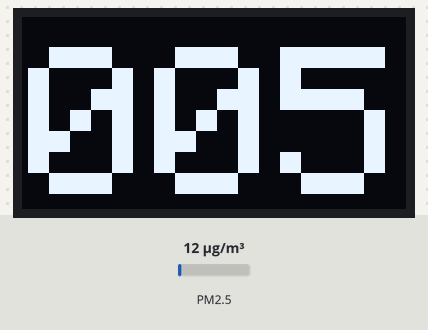
Simulated run of this sketch. Board: Arduino MKR. Shown: 128×64 one-colour display. The test bench sets the inputs (shaded band); at power-on: PM2.5 12 µg/m³. WiFi joins after 1.5 s; servers stay silent unless stated; the display library's start-up logo is not drawn; what the sketch prints to the serial monitor is not drawn.

Above: at 4.2 s.
4.3 s: PM2.5 set to 2 µg/m³
At 8.0 s:
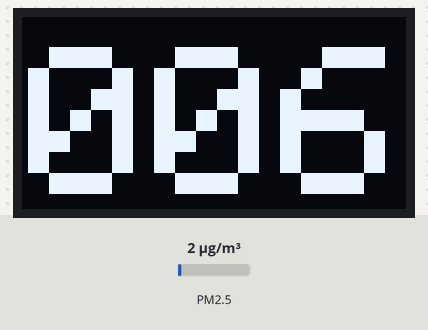
8.3 s: PM2.5 set to 6 µg/m³
At 10.8 s:
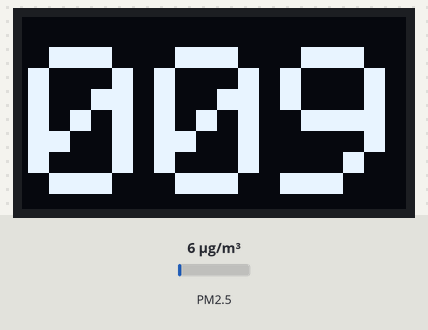
12.3 s: PM2.5 set to 75 µg/m³
At 13.8 s:
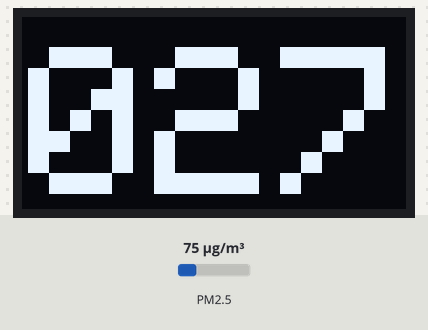
Timing chart, 0 to 15.3 s (numbered marks = the images above; inputs shaded):
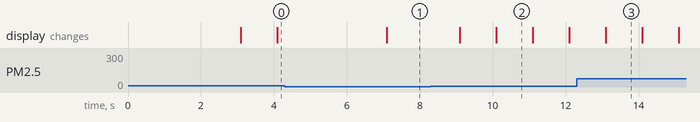

The sketch:

air_quality.ino
```cpp
#include <Adafruit_GFX.h>
#include <Adafruit_GrayOLED.h>
#include <Adafruit_SPITFT.h>
#include <Adafruit_SPITFT_Macros.h>
#include <gfxfont.h>

#include <Adafruit_SSD1306.h>
#include <splash.h>

#include "PMS.h"
#include "arduino_secrets.h"
#include "thingProperties.h"

/*
  Sketch generated by the Arduino IoT Cloud Thing "PMS7003Sensor"
  https://create.arduino.cc/cloud/things/7bc24c98-59a3-45ff-bb5a-0eeede40233f

  Arduino IoT Cloud Properties description

  The following variables are automatically generated and updated when changes are made to the Thing properties

  float pm_10_0_avg;
  float pm_2_5_avg;
  int air_quality;

  Properties which are marked as READ/WRITE in the Cloud Thing will also have functions
  which are called when their values are changed from the Dashboard.
  These functions are generated with the Thing and added at the end of this sketch.
*/

// Holds AQI range values from
// https://en.wikipedia.org/wiki/Air_quality_index#Indices_by_location (US)
typedef struct {
  float c_low;
  float c_high;
  int i_low;
  int i_high;
} Aqi;

// Max AQI value (if shown then we are out of some bounds).
int MAX_AQI = 666;

// Keep a sliding window of values to stabilize the reading.
// First PM_WINDOW_LEN cycles will give bogus result, since average is skewed by 0.0 values.
const int PM_WINDOW_LEN = 20;
float pm_2_5_window[PM_WINDOW_LEN] = {0.0};
float pm_10_0_window[PM_WINDOW_LEN] = {0.0};

PMS pms(Serial1);
PMS::DATA data;

Adafruit_SSD1306 display(128, 64);

unsigned long previousMillis = 0;
// Refreshes the display once every 1000ms without holding up the Arduino processor like delay() does.
// If you use a delay(), the PMSX003 will produce checksum errors.
const unsigned long kInterval = 1000;

// Leading zero result.
const int MAX_DIGIT = 3;
char number[MAX_DIGIT + 1];

void setup() {
  // Setup screen port.
  display.begin(SSD1306_SWITCHCAPVCC, 0x3C);
  display.display();

  // Wait for serial monitor to come up, but don't fail if it doesn't.
  Serial.begin(9600);

  // This one talks to the sensor, so we have to wait for it.
  Serial1.begin(9600);
  while (!Serial1) delay(10);

  delay(1500);
  Serial.println("PMSX003 Air Quality Sensor");

  // Defined in thingProperties.h
  initProperties();

  // Connect to Arduino IoT Cloud
  ArduinoCloud.begin(ArduinoIoTPreferredConnection);

  /*
     The following function allows you to obtain more information
     related to the state of network and IoT Cloud connection and errors
     the higher number the more granular information you’ll get.
     The default is 0 (only errors).
     Maximum is 4
  */
  setDebugMessageLevel(2);
  ArduinoCloud.printDebugInfo();
}

void loop() {
  if (pms.read(data)) {
    Serial.println("===============");
    Serial.println("PM1.0 :" + String(data.PM_AE_UG_1_0) + "(ug/m3)");
    Serial.println("PM2.5 :" + String(data.PM_AE_UG_2_5) + "(ug/m3)");
    Serial.println("PM10  :" + String(data.PM_AE_UG_10_0) + "(ug/m3)");
    update_2_5_window(data.PM_AE_UG_2_5);
    update_10_0_window(data.PM_AE_UG_10_0);
  }

  // Make all measurements, then take max AQI value.
  pm_2_5_avg = average_2_5();
  int aqi_2_5_value = aqi_2_5(pm_2_5_avg);

  pm_10_0_avg = average_10_0();
  int aqi_10_0_value = aqi_10(pm_10_0_avg);

  air_quality = std::max(aqi_2_5_value, aqi_10_0_value);
  ArduinoCloud.update();

  // Non-blocking code for displaying the sensor readings.
  unsigned long currentMillis = millis();
  if (currentMillis - previousMillis > kInterval) {
    previousMillis = currentMillis;

    display.clearDisplay();
    // Fits three digits on the screen.
    display.setTextSize(7);
    display.setTextColor(WHITE);
    display.setCursor(2,10);

    sprintf(number, "%03d", air_quality);
    display.println(number);

    // Update screen.
    display.display();
  }
}

// AQI value to be shown on display.
int get_aqi(Aqi, float);

int aqi_2_5(float pm_ug_2_5) {
  Aqi table[] = {
    {0.0, 12.0, 0, 50},
    {12.1, 35.4, 51, 100},
    {35.5, 55.4, 101, 150},
    {55.5, 150.4, 151, 200},
    {150.5, 250.4, 201, 300},
    {250.5, 350.4, 301, 400},
    {350.5, 500.4, 401, 500},
  };
  int len = sizeof(table) / sizeof(table[0]);
  for (int i = 0; i < len; ++i) {
    if (table[i].c_low <= pm_ug_2_5 && pm_ug_2_5 <= table[i].c_high) {
      return get_aqi(table[i], pm_ug_2_5);
    }
  }
  // It's not air we breath anymore...
  return MAX_AQI;
}

int aqi_10(float pm_ug_10_0) {
  Aqi table[] = {
    {0.0, 54.0, 0, 50},
    {54.1, 154.0, 51, 100},
    {154.1, 254.0, 101, 150},
    {254.1, 354.0, 151, 200},
    {354.1, 424.0, 201, 300},
    {424.1, 504.0, 301, 400},
    {504.1, 604.0, 401, 500},
  };
  int len = sizeof(table) / sizeof(table[0]);
  for (int i = 0; i < len; ++i) {
    if (table[i].c_low <= pm_ug_10_0 && pm_ug_10_0 <= table[i].c_high) {
      return get_aqi(table[i], pm_ug_10_0);
    }
  }
  // It's not air we breath anymore...
  return MAX_AQI;
}

int get_aqi(Aqi aqi, float reading) {
  // Formula from https://en.wikipedia.org/wiki/Air_quality_index#Indices_by_location
  // US region.
  float result = (aqi.i_high - aqi.i_low) * (reading - aqi.c_low) / (aqi.c_high - aqi.c_low) + aqi.i_low;
  if (result < 0.0) {
    return 0;
  } else {
    return static_cast<int>(result);
  }
}

void update_2_5_window(float value) {
  static int cursor = 0;
  pm_2_5_window[cursor] = value;
  if (cursor >= PM_WINDOW_LEN) {
    cursor = 0;
  } else {
    cursor++;
  }
}

void update_10_0_window(float value) {
  static int cursor = 0;
  pm_10_0_window[cursor] = value;
  if (cursor >= PM_WINDOW_LEN) {
    cursor = 0;
  } else {
    cursor++;
  }
}

float average_2_5() {
  float sum = 0.0;
  for (int i = 0; i < PM_WINDOW_LEN; ++i) {
    sum += pm_2_5_window[i];
  }
  return sum / PM_WINDOW_LEN;
}

float average_10_0() {
  float sum = 0.0;
  for (int i = 0; i < PM_WINDOW_LEN; ++i) {
    sum += pm_10_0_window[i];
  }
  return sum / PM_WINDOW_LEN;
}
```

arduino_secrets.h
```cpp
#define SECRET_SSID "YOUR-NETWORK-NAME"
#define SECRET_PASS "NETWORK-PASSORD"
```

thingProperties.h
```cpp
#include <ArduinoIoTCloud.h>
#include <Arduino_ConnectionHandler.h>

const char THING_ID[] = "7bc24c98-59a3-45ff-bb5a-0eeede40233f";

const char SSID[]     = SECRET_SSID;    // Network SSID (name)
const char PASS[]     = SECRET_PASS;    // Network password (use for WPA, or use as key for WEP)

float pm_10_0_avg;
float pm_2_5_avg;
int air_quality;

void initProperties(){
  ArduinoCloud.setThingId(THING_ID);
  ArduinoCloud.addProperty(pm_10_0_avg, READ, 1 * SECONDS, NULL);
  ArduinoCloud.addProperty(pm_2_5_avg, READ, 1 * SECONDS, NULL);
  ArduinoCloud.addProperty(air_quality, READ, 1 * SECONDS, NULL);
}

WiFiConnectionHandler ArduinoIoTPreferredConnection(SSID, PASS);
```

Measured:
- what the display in image 2 shows lasts 1.0 s, from 10.1 s to 11.1 s
